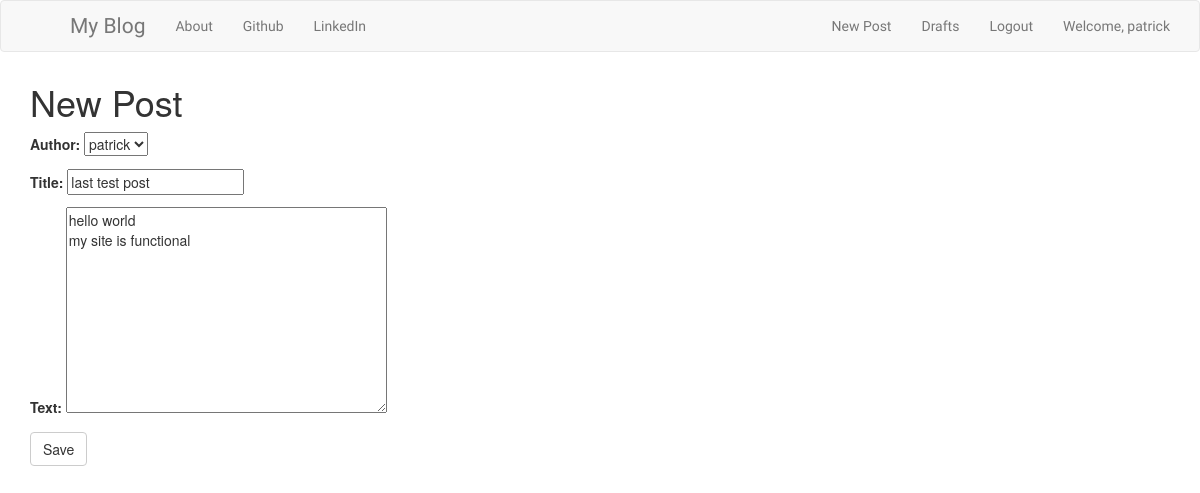
/post/4/edit/ (signed in), run on the app's committed database.
### blog/models.py (models this page shows, shortened)
class Post(models.Model):
    author = models.ForeignKey('auth.User', on_delete=models.CASCADE)
    title = models.CharField(max_length=200)
    text = models.TextField()
    create_date = models.DateTimeField(default=timezone.now)
    published_date = models.DateTimeField(blank=True, null=True)

### blog/views.py (the view)
# urls.py: url(r'post/(?P<pk>\d+)/edit/$', views.PostUpdateView.as_view(),name='post_edit'),
class PostUpdateView(LoginRequiredMixin, UpdateView):
    login_url = '/login/'
    redirect_field_name = 'blog/post_detail.html'
    form_class = PostForm
    model = Post

### blog/forms.py
class PostForm(forms.ModelForm):
    class Meta():
        model = Post
        fields = ('author', 'title', 'text')
        widget = {
            'title':forms.TextInput(attrs={'class':'textinputclass'}),
            'text':forms.Textarea(attrs={'class':'editable medium-editor-textarea postcontent'})
        }

### blog/templates/blog/post_form.html (shortened to what this page needs)
{% extends "blog/base.html" %}
{% block content %}
    <h1>New Post</h1>
    <form class="post-form" method="POST">
        {{form.as_p}}
        <button type="submit" class='save btn btn-default' name="button">Save</button>
    </form>
{% endblock %}

### blog/templates/blog/base.html (shortened to what this page needs)
<!DOCTYPE html>
{% load staticfiles %}
<html>
    <head>
        <link rel="stylesheet" href="https://maxcdn.bootstrapcdn.com/bootstrap/3.3.7/css/bootstrap.min.css">
        <link rel="stylesheet" href="//cdn.jsdelivr.net/npm/medium-editor@latest/dist/css/medium-editor.min.css" type="text/css" media="screen" charset="utf-8">
        <link rel="stylesheet" href="{% static 'css/blog.css' %}">
    </head>
    <body class="loader">
        <nav class="navbar navbar-default techfont custom-navbar">
            <div class="container">
                <ul>
                    <ul class="nav navbar-nav">
                        <li><a class="navbar-brand bigbrand" href="{% url 'post_list' %}">My Blog</a></li>
                        <li><a href="{% url 'about' %}">About</a></li>
                        <li><a href="https://www.github.com">Github</a></li>
                        <li><a href="https://www.linkedin.com">LinkedIn</a></li>
                    </ul>
                    <ul class="nav navbar-nav navbar-right">
                        {% if user.is_authenticated %}
                            <li><a href="{% url 'post_new' %}">New Post</a></li>
                            <li><a href="{% url 'post_draft_list' %}">Drafts</a></li>
                            <li><a href="{% url 'logout' %}">Logout</a></li>
                            <li><a>Welcome, {{user.username}}</a></li>
                        {% else %}
                            <li><a href="{% url 'login' %}"><span class='glyphicon glyphicon-user'></span></a></li>
                        {% endif %}
                    </ul>
                </ul>
            </div>
        </nav>
        <div class="content container">
            <div class="row">
                <div class="col-md-8">
                    <div class="blog_posts">
                        {% block content %}
                        {% endblock %}
                    </div>
                </div>
            </div>
        </div>
    </body>
</html>

### blog/static/css/blog.css (style rules this page uses)
.techfont { font-family: 'Russo One', sans-serif; font-size: 1.5 em; margin-bottom: 10px; }
.bigbrand { font-size:1.5em; }
.bigbrand { font-size: 1.5em; }
.loader { filter:hue-rotate(0deg); color:linear-gradient(45deg,#0f8,#08f); animation:hue 10000ms infinite linear; }

### data on the page
Post: author "patrick", title "last test post", text "hello world my site is functional"

### other printed values
{{ user.username }} "patrick"
